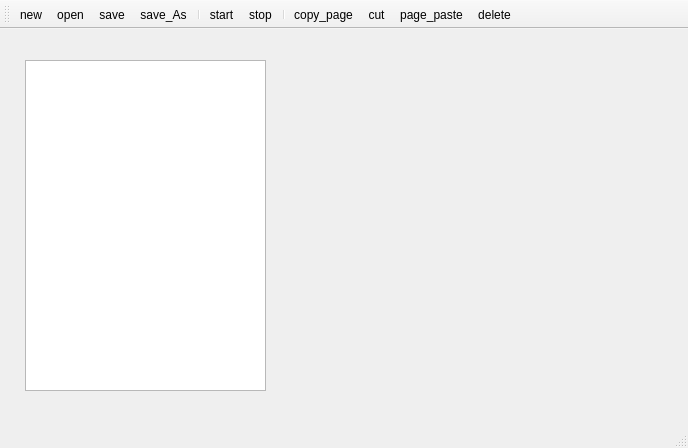
<?xml version="1.0" encoding="UTF-8"?>
<ui version="4.0">
 <class>Clippy</class>
 <widget class="QMainWindow" name="Clippy">
  <property name="geometry">
   <rect>
    <x>0</x>
    <y>0</y>
    <width>688</width>
    <height>448</height>
   </rect>
  </property>
  <property name="windowTitle">
   <string>Clippy</string>
  </property>
  <widget class="QWidget" name="centralwidget">
   <widget class="QListView" name="listView">
    <property name="geometry">
     <rect>
      <x>25</x>
      <y>31</y>
      <width>241</width>
      <height>331</height>
     </rect>
    </property>
   </widget>
  </widget>
  <widget class="QMenuBar" name="menubar">
   <property name="geometry">
    <rect>
     <x>0</x>
     <y>0</y>
     <width>688</width>
     <height>31</height>
    </rect>
   </property>
  </widget>
  <widget class="QStatusBar" name="statusbar"/>
  <widget class="QToolBar" name="toolBar">
   <property name="windowTitle">
    <string>toolBar</string>
   </property>
   <attribute name="toolBarArea">
    <enum>TopToolBarArea</enum>
   </attribute>
   <attribute name="toolBarBreak">
    <bool>false</bool>
   </attribute>
   <addaction name="actionnew"/>
   <addaction name="actionopen"/>
   <addaction name="actionsave"/>
   <addaction name="actionsave_As"/>
   <addaction name="separator"/>
   <addaction name="actionstart"/>
   <addaction name="actionstop"/>
   <addaction name="separator"/>
   <addaction name="actioncopy_page"/>
   <addaction name="actioncut"/>
   <addaction name="actionpage_paste"/>
   <addaction name="actiondelete"/>
  </widget>
  <action name="actionnew">
   <property name="icon">
    <iconset resource="resources.qrc">
     <normaloff>:/files/images/new.png</normaloff>:/files/images/new.png</iconset>
   </property>
   <property name="text">
    <string>new</string>
   </property>
  </action>
  <action name="actionadd">
   <property name="icon">
    <iconset resource="resources.qrc">
     <normaloff>:/files/images/add.png</normaloff>:/files/images/add.png</iconset>
   </property>
   <property name="text">
    <string>add</string>
   </property>
  </action>
  <action name="actioncut">
   <property name="icon">
    <iconset resource="resources.qrc">
     <normaloff>:/files/images/cut.png</normaloff>:/files/images/cut.png</iconset>
   </property>
   <property name="text">
    <string>cut</string>
   </property>
  </action>
  <action name="actionopen">
   <property name="icon">
    <iconset resource="resources.qrc">
     <normaloff>:/files/images/folder_open.png</normaloff>:/files/images/folder_open.png</iconset>
   </property>
   <property name="text">
    <string>open</string>
   </property>
  </action>
  <action name="actioncopy_page">
   <property name="icon">
    <iconset resource="resources.qrc">
     <normaloff>:/files/images/page_copy.png</normaloff>:/files/images/page_copy.png</iconset>
   </property>
   <property name="text">
    <string>copy_page</string>
   </property>
  </action>
  <action name="actionpage_paste">
   <property name="icon">
    <iconset resource="resources.qrc">
     <normaloff>:/files/images/page_paste.png</normaloff>:/files/images/page_paste.png</iconset>
   </property>
   <property name="text">
    <string>page_paste</string>
   </property>
  </action>
  <action name="actionsave">
   <property name="icon">
    <iconset resource="resources.qrc">
     <normaloff>:/files/images/save.png</normaloff>:/files/images/save.png</iconset>
   </property>
   <property name="text">
    <string>save</string>
   </property>
  </action>
  <action name="actionsave_As">
   <property name="icon">
    <iconset resource="resources.qrc">
     <normaloff>:/files/images/save_as.png</normaloff>:/files/images/save_as.png</iconset>
   </property>
   <property name="text">
    <string>save_As</string>
   </property>
  </action>
  <action name="actionstart">
   <property name="icon">
    <iconset resource="resources.qrc">
     <normaloff>:/files/images/start_listen.png</normaloff>:/files/images/start_listen.png</iconset>
   </property>
   <property name="text">
    <string>start</string>
   </property>
  </action>
  <action name="actionstop">
   <property name="icon">
    <iconset resource="resources.qrc">
     <normaloff>:/files/images/stop_listen.png</normaloff>:/files/images/stop_listen.png</iconset>
   </property>
   <property name="text">
    <string>stop</string>
   </property>
  </action>
  <action name="actiondelete">
   <property name="icon">
    <iconset resource="resources.qrc">
     <normaloff>:/files/images/delete.png</normaloff>:/files/images/delete.png</iconset>
   </property>
   <property name="text">
    <string>delete</string>
   </property>
  </action>
 </widget>
 <resources>
  <include location="resources.qrc"/>
 </resources>
 <connections/>
</ui>
